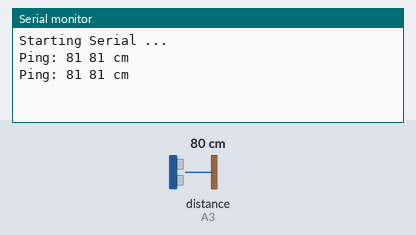
Bench run of a sketch on a simulated Arduino Uno, built with avr-gcc and run on an emulated ATmega328P. On the bench: the last lines printed to the serial monitor. Inputs (shaded band) come from the test bench; at power-on: distance to the obstacle (sensor on A3) 80 cm. The echo pulse lasts 58.3 µs per cm.

Above: at 1.3 s.
1.4 s: distance to the obstacle (sensor on A3) set to 2 cm
At 2.2 s:
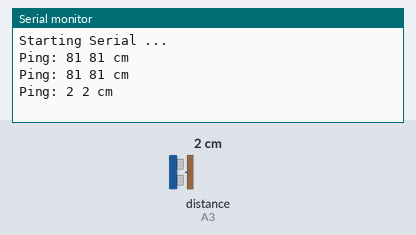
2.9 s: distance to the obstacle (sensor on A3) set to 4 cm
At 3.5 s:
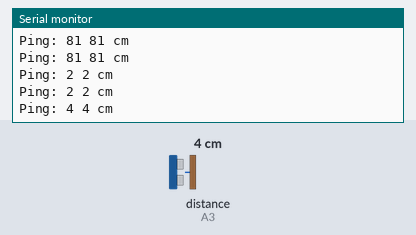
Timing chart, 0 to 5.9 s (numbered marks = the images above; inputs shaded):
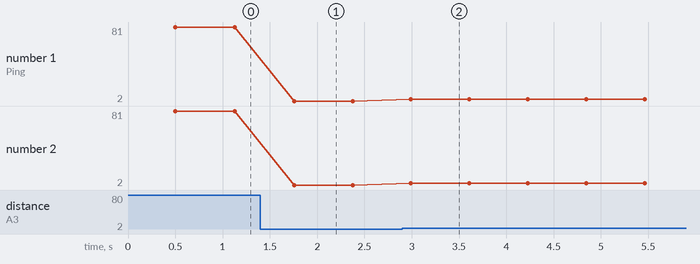

Measured:
- after the input at 1.4 s, the serial monitor: prints a new line after 0.36 s (image 1)
- after the input at 2.9 s, the serial monitor: prints a new line after 0.09 s (image 2)
- plotted number 1: 81 → 2 after the input at 1.4 s, 2 → 4 after the input at 2.9 s
- plotted number 2: 81 → 2 after the input at 1.4 s, 2 → 4 after the input at 2.9 s

The sketch:

test_arduino_ping.ino
```cpp
#include <NewPing.h>

// if using 1-wire, connect trigger PIN to Arduino
// connect trigger to echo with a 2K resistor at sensor
#define TRIGGER_PIN  A3  // Arduino pin tied to trigger pin on the ultrasonic sensor
#define ECHO_PIN     A3  // Arduino pin tied to echo pin on the ultrasonic sensor
#define MAX_DISTANCE 200 // Maximum distance we want to ping for (in centimeters). Maximum sensor distance is rated at 400-500cm.

NewPing sonar(TRIGGER_PIN, ECHO_PIN, MAX_DISTANCE); // NewPing setup of pins and maximum distance.

unsigned long currentMillis = 0;    // current time
unsigned long sensorMillis = 0;     // last sensor time
unsigned long sensorDelay = 500;    // delay in ms

void setup() {
  Serial.begin(9600); // Open serial monitor at 9600 baud to see ping results.
  Serial.println("Starting Serial ...");
}

void loop() {
  currentMillis = millis();

  if (currentMillis - sensorMillis > sensorDelay) {
    Serial.print("Ping: ");
    Serial.print(sonar.ping_cm()); // Send ping, get distance in cm and print result (0 = outside set distance range)
    Serial.print(" ");
    Serial.print(sonar.convert_cm(sonar.ping_median(5)));     // median value from 5 measurements
    Serial.println(" cm");

    sensorMillis = millis();
  }
}
```
